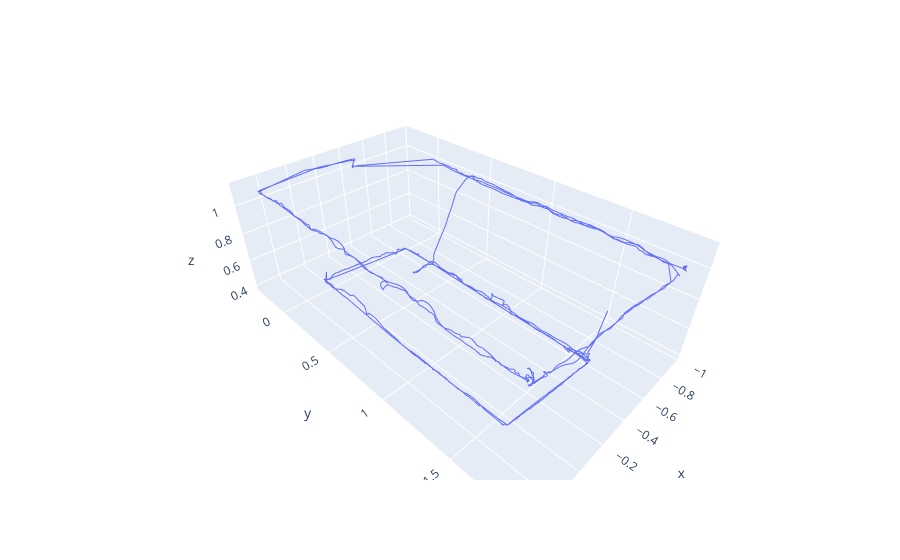

The notebook cell saved with this chart:
### Code cell
import pandas as pd
import numpy as np
import matplotlib.pyplot as plt
root = '//10.153.170.3/storage2/fabian/data/project/CALIBRATION/'

CALIB1 = pd.read_csv(root+'BPositions_CALIBRATION_20210610-111132/position_20210610-111132.txt',sep=" ", header=None)
CALIB2  = pd.read_csv(root+'BPositions_CALIBRATION_20210610-111759/position_20210610-111759.txt',sep=" ", header=None)    
CALIB3 = pd.read_csv(root+'BPositions_CALIBRATION_20210610-112031/position_20210610-112031.txt',sep=" ", header=None)    

file = rotation_correction_points(CALIB1)
#file = CALIB1
import plotly.express as px
fig = px.line_3d( x=file[1], 
                   y=file[3], 
                   z=file[2],)


#fig.update_traces(contours_z=dict(show=True, usecolormap=True,
 #                                 highlightcolor="limegreen", project_z=True))
fig.show()

### Figure 1 — Plotly figure (JSON) as saved in the notebook; plotly's stock layout.template omitted (floating-point values rounded to 4 significant figures; data arrays with more than 128 entries replaced by an {"elided": "..."} marker saying what was removed)
{"data": [{"hovertemplate": "x=%{x}<br>y=%{y}<br>z=%{z}<extra></extra>", "legendgroup": "", "line": {"color": "#636efa", "dash": "solid"}, "mode": "lines", "name": "", "scene": "scene", "showlegend": false, "type": "scatter3d", "x": {"elided": "11855 float values"}, "y": {"elided": "11855 float values"}, "z": {"elided": "11855 float values"}}], "layout": {"legend": {"tracegroupgap": 0}, "margin": {"t": 60}, "scene": {"domain": {"x": [0, 1], "y": [0, 1]}, "xaxis": {"title": {"text": "x"}}, "yaxis": {"title": {"text": "y"}}, "zaxis": {"title": {"text": "z"}}}}}
